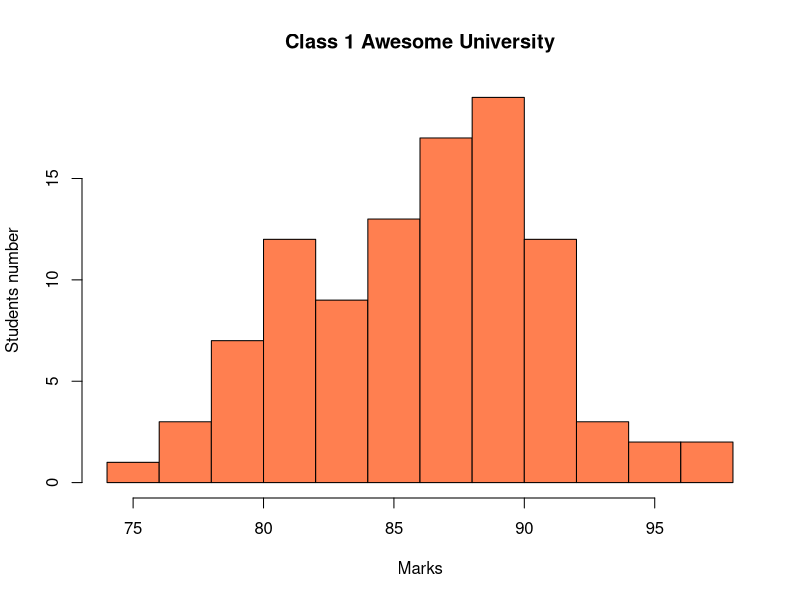

Reproduce this figure in R.
class <- rnorm(100,86,5.0)
hist(class, col='coral',xlab='Marks',ylab='Students number', main='Class 1 Awesome University')
print(summary(class))
count <- 0
for (i in 1:length(class)){
  if (class[i]>91 || class[i]<81){count <- count+1}
}
# This gives the same result as the following, since Boolean true or false can be sumed as 1 and 0
print(sum( class<91 & class>81 ))

print(sum(class>76 & class<96))
# problem: scores higher than 100 may occur
# get good grades problem
# met1.Random selection
# met2.Select A for each answer: 0.25^10
record1 <- vector()
record2 <- vector()
score_pass <- 10
for (i in 1:10000){
answer <- sample.int(4,20,replace=TRUE) # generate normal-distrubuted answer
# answer <- sample(c(1,1,1,1,1,2,2,2,2,2,3,3,3,3,3,4,4,4,4,4)) # generate "anvanced" answer
met1 <- sample.int(4,20,replace=TRUE)
met2 <- rep(1,time=20)
mark1 <- sum(as.integer(met1==answer))
mark2 <- sum(as.integer(met2==answer))
record1 <- c(record1, mark1>=score_pass)
record2 <- c(record2, mark2>=score_pass)
}
print(sum(record1)/10000)
print(sum(record2)/10000)
# probability can be calculated as [(1+3+...+3^10)*C(20,10)]/4**20 = 0.0149
# All possible answer that can pass the exam over all possible random answers.

# Scenario 2: 
answer <- sample(c(1,1,1,1,1,2,2,2,2,2,3,3,3,3,3,4,4,4,4,4)) # generate "anvanced" answer
score_pass <- 10
if (5<=score_pass){
print("For method2: select A for each answer, you will get a fail")
} else {
  print("For method2: select A for each answer, you will get a pass")
}
record <- vector()
for (i in 1:10000){
  answer <- sample(c(1,1,1,1,1,2,2,2,2,2,3,3,3,3,3,4,4,4,4,4)) # generate "anvanced" answer
  met <- sample.int(4,20,replace=TRUE)
  mark <- sum(as.integer(met==answer))
  record <- c(record, mark>=score_pass)
}
print(sum(record)/10000)

